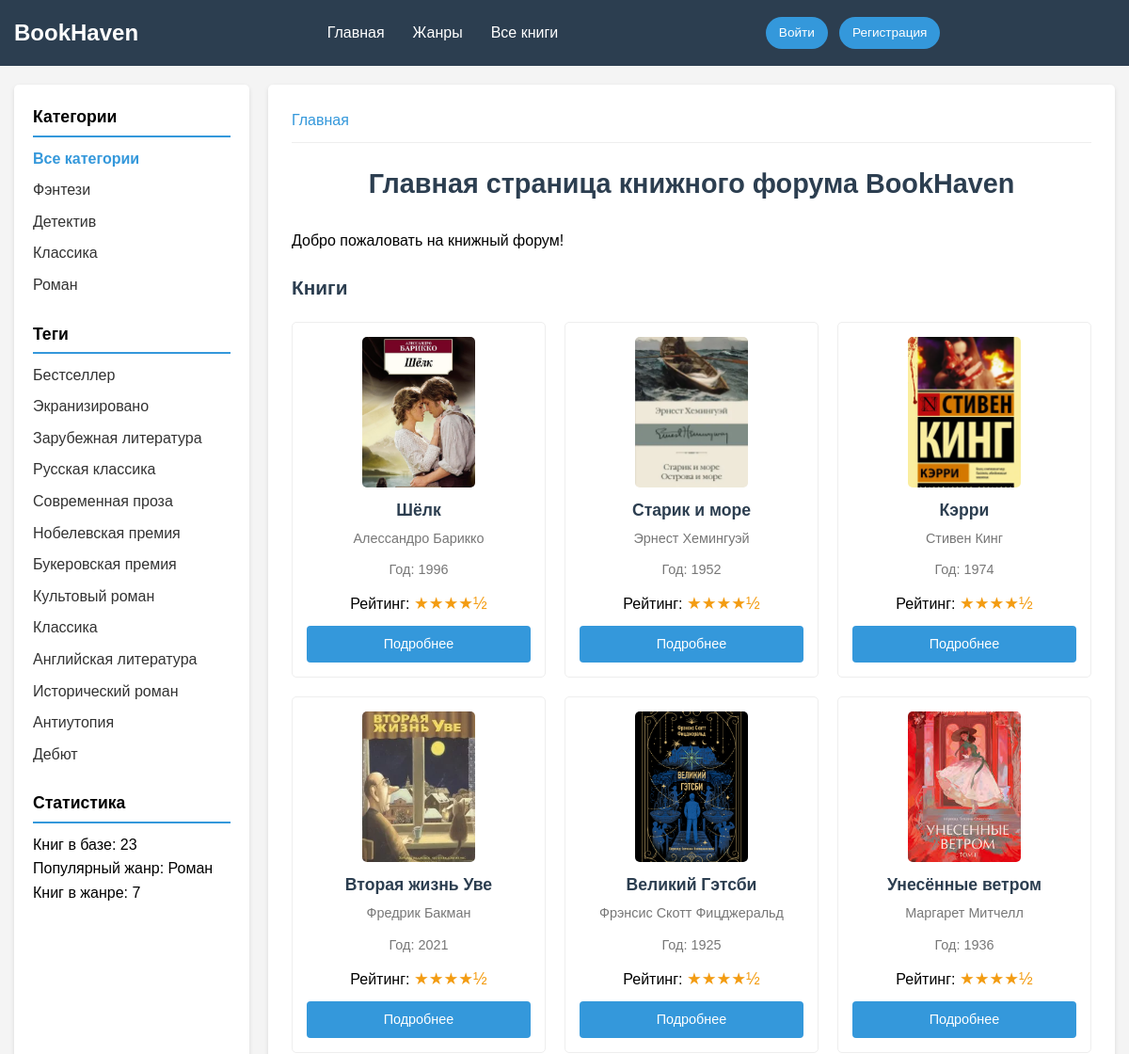
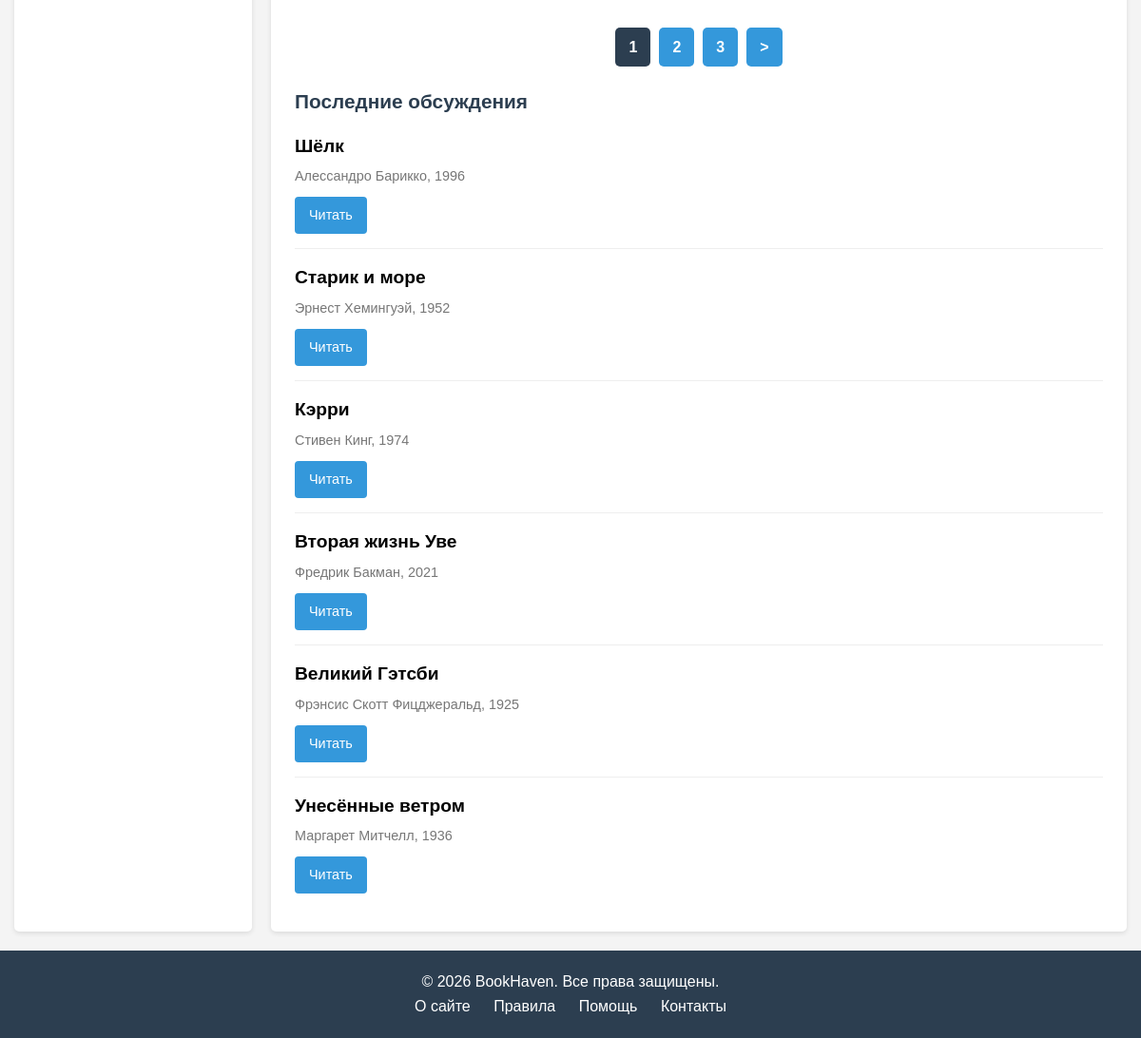
The page / on the database its author committed (2 pictures, top to bottom).
### pages/models.py (models this page shows, shortened)
class Category(models.Model):
    name = models.CharField(max_length=100, db_index=True, verbose_name="Название")
    slug = models.SlugField(max_length=255, unique=True, db_index=True, verbose_name="URL")
    class Meta:
        verbose_name = 'Категория'
        verbose_name_plural = 'Категории'

class TagPost(models.Model):
    tag = models.CharField(max_length=100, db_index=True, verbose_name="Тег")
    slug = models.SlugField(max_length=255, unique=True, db_index=True, verbose_name="URL")
    class Meta:
        verbose_name = 'Тег'
        verbose_name_plural = 'Теги'

class Book(models.Model):
    class Status(models.IntegerChoices):
        DRAFT = 0, 'Черновик'
        PUBLISHED = 1, 'Опубликовано'
    photo = models.ImageField(
        upload_to='books_photos/%Y/%m/%d/',
        blank=True,
        null=True,
        verbose_name="Изображение книги"
    )
    title = models.CharField(max_length=255, verbose_name="Название")
    slug = models.SlugField(max_length=255, unique=True, db_index=True, verbose_name="URL")
    author = models.CharField(max_length=255, verbose_name="Автор")
    content = models.TextField(blank=True, verbose_name="Описание")
    genre = models.CharField(max_length=50, blank=True, default='', verbose_name="Жанр")
    year = models.IntegerField(default=2000, verbose_name="Год издания")
    rating = models.FloatField(default=0.0, verbose_name="Рейтинг")
    time_create = models.DateTimeField(auto_now_add=True, verbose_name="Время создания")
    time_update = models.DateTimeField(auto_now=True, verbose_name="Время обновления")
    is_published = models.IntegerField(choices=Status.choices, default=Status.DRAFT, verbose_name="Статус")
    cat = models.ForeignKey(Category, on_delete=models.PROTECT, null=True, blank=True, related_name='books', verbose_name="Категория")
    tags = models.ManyToManyField(TagPost, blank=True, related_name='books', verbose_name="Теги")
    author_user = models.ForeignKey(
        settings.AUTH_USER_MODEL,
        on_delete=models.SET_NULL,
        null=True,
        blank=True,
        related_name='books',
        verbose_name="Добавил на форум"
    )
    objects = models.Manager()
    published = PublishedManager()
    class Meta:
        ordering = ['-time_create']
        verbose_name = 'Книга'
        verbose_name_plural = 'Книги'

### books/views.py (the view)
# urls.py: path('', views.BookHome.as_view(), name='home'),
class BookHome(DataMixin, ListView):
    model = Book
    template_name = 'pages/index.html'
    context_object_name = 'posts'
    paginate_by = 6
    def get_queryset(self):
        return Book.published.all().select_related('cat')
    def get_context_data(self, *, object_list=None, **kwargs):
        context = super().get_context_data(**kwargs)
        return self.get_mixin_context(context,
                                      title='Главная страница книжного форума BookHaven',
                                      selected_category=0
                                      )

### pages/models.py (called while the page is built)
    def get_queryset(self):
        return super().get_queryset().filter(is_published=Book.Status.PUBLISHED)

### pages/templatetags/book_tags.py (called while the page is built)
@register.simple_tag
def book_rating_stars(rating):
    full = int(rating)
    half = 1 if rating - full >= 0.5 else 0
    empty = 5 - full - half
    stars = '★' * full + '½' * half + '☆' * empty
    return mark_safe(f'<span class="rating-stars">{stars}</span>')

### pages/utils.py (called while the page is built)
    def get_mixin_context(self, context, **kwargs):
        popular_genre = Category.objects.annotate(
            book_count=Count('books')
        ).order_by('-book_count').first()
        context['categories'] = Category.objects.all()
        context['tags'] = TagPost.objects.all()
        context['online_users'] = 42
        context['total_users'] = 1234
        context['total_books'] = Book.published.count()
        context['popular_genre'] = popular_genre.name if popular_genre else 'Нет данных'
        context['popular_genre_count'] = popular_genre.book_count if popular_genre else 0
        context['selected_category'] = 0
        context.update(kwargs)
        return context

### templates/pages/index.html (shortened to what this page needs)
{% extends 'pages/base.html' %}
{% load book_tags %}
{% block content %}
    <div class="welcome">
        <p>Добро пожаловать на книжный форум!</p>
    </div>
    <h2 class="section-title">Книги</h2>
    <div class="books-grid">
        {% for book in posts %}
            <div class="book-card">
                {% if book.photo %}
                    <img src="{{ book.photo.url }}" alt="{{ book.title }}" width="120" height="160" style="width: 120px; height: 160px; object-fit: cover; border-radius: 5px; display: block; margin-left: auto; margin-right: auto;">
                {% endif %}
                <h3 class="book-card__title">
                    <a href="{% url 'book_detail' book.slug %}">{{ book.title }}</a>
                </h3>
                <p class="book-card__author">{{ book.author }}</p>
                <p class="book-card__year">Год: {{ book.year }}</p>
                <p class="book-card__rating">
                    Рейтинг: {% book_rating_stars book.rating %}
                </p>
                <a href="{% url 'book_detail' book.slug %}" class="btn">Подробнее</a>
            </div>
        {% empty %}
            <p>Книги пока не добавлены</p>
        {% endfor %}
    </div>
    {% if page_obj.has_other_pages %}
    <nav class="list-pages">
        <ul class="pagination">
            {% for p in paginator.page_range %}
                {% if page_obj.number == p %}
                    <li class="page-num page-num-selected">{{ p }}</li>
                {% elif p >= page_obj.number|add:-2 and p <= page_obj.number|add:2 %}
                    <li class="page-num">
                        <a href="?page={{ p }}">{{ p }}</a>
                    </li>
                {% endif %}
            {% endfor %}
            {% if page_obj.has_next %}
            <li class="page-num">
                <a href="?page={{ page_obj.next_page_number }}">
                    &gt;
                </a>
            </li>
            {% endif %}
        </ul>
    </nav>
    {% endif %}
    <h2 class="section-title">Последние обсуждения</h2>
    {% if posts %}
        <div class="posts-list">
            {% for post in posts %}
                <div class="post-item">
                    <h3 class="post-title">{{ post.title }}</h3>
                    <p class="post-meta">{{ post.author }}, {{ post.year }}</p>
                    <a href="{% url 'book_detail' post.slug %}" class="btn">Читать</a>
                </div>
                {% if not forloop.last %}<hr>{% endif %}
            {% endfor %}
        </div>
    {% else %}
        <p>Нет обсуждений</p>
    {% endif %}
{% endblock %}

### templates/pages/base.html (shortened to what this page needs)
<!DOCTYPE html>
{% load static %}
{% load book_tags %}
<html lang="ru">
<head>
    <link rel="stylesheet" href="{% static 'pages/css/style.css' %}">
</head>
<body>
    <div class="wrapper">
        <header class="header">
            <div class="container">
                <div class="header__inner">
                    <a href="{% url 'home' %}" class="logo">BookHaven</a>
                    <nav class="nav">
                        <ul class="menu">
                            <li class="menu__item"><a href="{% url 'home' %}" class="menu__link">Главная</a></li>
                            <li class="menu__item"><a href="{% url 'genres' %}" class="menu__link">Жанры</a></li>
                            <li class="menu__item"><a href="{% url 'all_books' %}" class="menu__link">Все книги</a></li>
                        </ul>
                    </nav>
                    <div class="user-menu">
                        {% if user.is_authenticated %}
                            <span class="user-name">{{ user.username }}</span>
                            <a href="{% url 'users:profile' %}" class="btn btn-small">Профиль</a>
                            <form method="post" action="{% url 'users:logout' %}" style="display: inline;">
                                {% csrf_token %}
                                <button type="submit" class="btn btn-small">Выйти</button>
                            </form>
                        {% else %}
                            <a href="{% url 'users:login' %}" class="btn btn-small">Войти</a>
                            <a href="{% url 'users:register' %}" class="btn btn-small">Регистрация</a>
                        {% endif %}
                    </div>
                </div>
            </div>
        </header>
        <main class="main">
            <div class="container">
                <div class="content-wrapper">
                    <aside class="sidebar">
                        <div class="sidebar__section">
                            <h3 class="sidebar__title">Категории</h3>
                            <ul class="sidebar__menu">
                                <li class="{% if selected_category == 0 %}selected{% endif %}">
                                    <a href="{% url 'home' %}">Все категории</a>
                                </li>
                                {% for category in categories %}
                                    <li class="{% if category.id == selected_category %}selected{% endif %}">
                                        <a href="{% url 'category' category.slug %}">
                                            {{ category.name }}
                                        </a>
                                    </li>
                                {% endfor %}
                            </ul>
                        </div>
                        <div class="sidebar__section">
                            <h3 class="sidebar__title">Теги</h3>
                            <ul class="sidebar__menu">
                                {% for tag in tags %}
                                    <li><a href="{% url 'tag' tag.slug %}">{{ tag.tag }}</a></li>
                                {% empty %}
                                    <li>Теги не добавлены</li>
                                {% endfor %}
                            </ul>
                        </div>
                        <div class="sidebar__section">
                            <h3 class="sidebar__title">Статистика</h3>
                            <div class="forum-stats">
                                <div class="stat-item">
                                    <span class="stat-label">Книг в базе:</span>
                                    <span class="stat-value">{{ total_books }}</span>
                                </div>
                                <div class="stat-item">
                                    <span class="stat-label">Популярный жанр:</span>
                                    <span class="stat-value">{{ popular_genre }}</span>
                                </div>
                                <div class="stat-item">
                                    <span class="stat-label">Книг в жанре:</span>
                                    <span class="stat-value">{{ popular_genre_count }}</span>
                                </div>
                            </div>
                        </div>
                    </aside>
                    <section class="content">
                        {% block breadcrumbs %}
                            <div class="breadcrumbs">
                                <a href="{% url 'home' %}">Главная</a>
                            </div>
                        {% endblock %}
                        <h1 class="page-title">{{ title }}</h1>
                        {% block content %}
                        {% endblock %}
                    </section>
                </div>
            </div>
        </main>
        <footer class="footer">
            <div class="container">
                <div class="footer__inner">
                    <div class="footer__copyright">
                        &copy; {% now "Y" %} BookHaven. Все права защищены.
                    </div>
                    <div class="footer__menu">
                        <a href="{% url 'about' %}">О сайте</a>
                        <a href="{% url 'rules' %}">Правила</a>
                        <a href="{% url 'help' %}">Помощь</a>
                        <a href="{% url 'contacts' %}">Контакты</a>
                    </div>
                </div>
            </div>
        </footer>
    </div>
</body>
</html>

### static/pages/css/style.css (style rules this page uses)
* { margin: 0; padding: 0; box-sizing: border-box; }
body { font-family: Arial, sans-serif; line-height: 1.6; background-color: #f4f4f4; }
.wrapper { min-height: 100vh; display: flex; flex-direction: column; }
.container { max-width: 1200px; margin: 0 auto; padding: 0 15px; }
.header { background-color: #2c3e50; color: white; padding: 1rem 0; }
.header__inner { display: flex; justify-content: space-between; align-items: center; flex-wrap: wrap; }
.logo { color: white; text-decoration: none; font-size: 1.5rem; font-weight: bold; }
.menu { display: flex; list-style: none; margin: 0; padding: 0; }
.menu li a { color: white; text-decoration: none; padding: 0 15px; }
.user-menu { display: flex; align-items: center; gap: 12px; margin-left: 20px; }
.user-menu .btn-small { padding: 6px 14px; font-size: 0.85rem; font-weight: 500; background-color: #3498db; color: white; text-decoration: none; border-radius: 25px; border: none; cursor: pointer; transition: all 0.3s ease; }
.main { flex: 1; padding: 20px 0; }
.content-wrapper { display: grid; grid-template-columns: 250px 1fr; gap: 20px; }
.sidebar { background-color: white; padding: 20px; border-radius: 5px; box-shadow: 0 2px 5px rgba(0, 0, 0, 0.1); }
.sidebar__section { margin-bottom: 25px; }
.sidebar__title { font-size: 1.1rem; margin-bottom: 10px; padding-bottom: 5px; border-bottom: 2px solid #3498db; }
.sidebar__menu { list-style: none; }
.sidebar__menu li { margin-bottom: 8px; }
.sidebar__menu a { color: #333; text-decoration: none; }
.sidebar__menu .selected a { color: #3498db; font-weight: bold; }
.content { background-color: white; padding: 25px; border-radius: 5px; box-shadow: 0 2px 5px rgba(0, 0, 0, 0.1); }
.page-title { font-size: 1.8rem; margin-bottom: 20px; color: #2c3e50; }
.section-title { font-size: 1.3rem; margin: 20px 0 15px; color: #2c3e50; }
.breadcrumbs { margin-bottom: 20px; padding-bottom: 10px; border-bottom: 1px solid #eee; }
.breadcrumbs a { color: #3498db; text-decoration: none; }
.books-grid { display: grid; grid-template-columns: repeat(auto-fill, minmax(200px, 1fr)); gap: 20px; margin: 20px 0; }
.book-card { border: 1px solid #eee; padding: 15px; border-radius: 5px; transition: box-shadow 0.3s; }
.book-card img { width: 120px; height: 160px; object-fit: cover; border-radius: 5px; margin-bottom: 10px; display: block; margin-left: auto; margin-right: auto; }
.book-card__title { font-size: 1.1rem; margin-bottom: 5px; text-align: center; }
.book-card__title a { color: #2c3e50; text-decoration: none; }
.book-card__author { color: #777; font-size: 0.9rem; margin-bottom: 10px; text-align: center; }
.book-card__year { color: #777; font-size: 0.9rem; margin-bottom: 10px; text-align: center; }
.book-card__rating { margin-bottom: 10px; text-align: center; }
.book-card .btn { display: block; text-align: center; }
.rating-stars { color: #f39c12; font-size: 1.1rem; }
.btn { display: inline-block; padding: 8px 15px; background-color: #3498db; color: white; text-decoration: none; border-radius: 4px; transition: background-color 0.3s; font-size: 0.9rem; }
.post-item { margin-bottom: 15px; }
.post-title { font-size: 1.2rem; margin-bottom: 5px; }
.post-meta { color: #777; font-size: 0.9rem; margin-bottom: 10px; }
hr { border: none; border-top: 1px solid #eee; margin: 15px 0; }
.footer { background-color: #2c3e50; color: white; padding: 20px 0; margin-top: auto; text-align: center; }
.footer__menu a { color: white; text-decoration: none; margin: 0 10px; }
.list-pages { margin-top: 30px; text-align: center; }
.pagination { display: flex; justify-content: center; list-style: none; gap: 5px; flex-wrap: wrap; padding: 0; margin: 20px 0; }
.page-num { display: inline-block; margin: 0 2px; }
.page-num a, .page-num-selected { display: inline-block; padding: 8px 14px; background-color: #3498db; color: white; text-decoration: none; border-radius: 5px; transition: background-color 0.3s; font-weight: bold; }
.page-num-selected { background-color: #2c3e50; cursor: default; }

### templates/pages/base.html (style rules this page uses)
.page-title { text-align: center; margin-bottom: 25px; }

### rows shown on the page
Category: name "Фэнтези"
Category: name "Детектив"
Category: name "Классика"
Category: name "Роман"
TagPost: tag "Бестселлер"
TagPost: tag "Экранизировано"
TagPost: tag "Зарубежная литература"
TagPost: tag "Русская классика"
TagPost: tag "Современная проза"
TagPost: tag "Нобелевская премия"
TagPost: tag "Букеровская премия"
TagPost: tag "Культовый роман"
TagPost: tag "Классика"
TagPost: tag "Английская литература"
TagPost: tag "Исторический роман"
TagPost: tag "Антиутопия"
TagPost: tag "Дебют"
Book: photo (picture), title "Шёлк", author "Алессандро Барикко", year "1996", rating "★★★★½"
Book: photo (picture), title "Старик и море", author "Эрнест Хемингуэй", year "1952", rating "★★★★½"
Book: photo (picture), title "Кэрри", author "Стивен Кинг", year "1974", rating "★★★★½"
Book: photo (picture), title "Вторая жизнь Уве", author "Фредрик Бакман", year "2021", rating "★★★★½"
Book: photo (picture), title "Великий Гэтсби", author "Фрэнсис Скотт Фицджеральд", year "1925", rating "★★★★½"
Book: photo (picture), title "Унесённые ветром", author "Маргарет Митчелл", year "1936", rating "★★★★½"

### other values the page prints
{{ total_books }} "23"
{{ popular_genre_count }} "7"
{{ title }} "Главная страница книжного форума BookHaven"
{{ p }} "1"
{{ p }} "2" "3"
